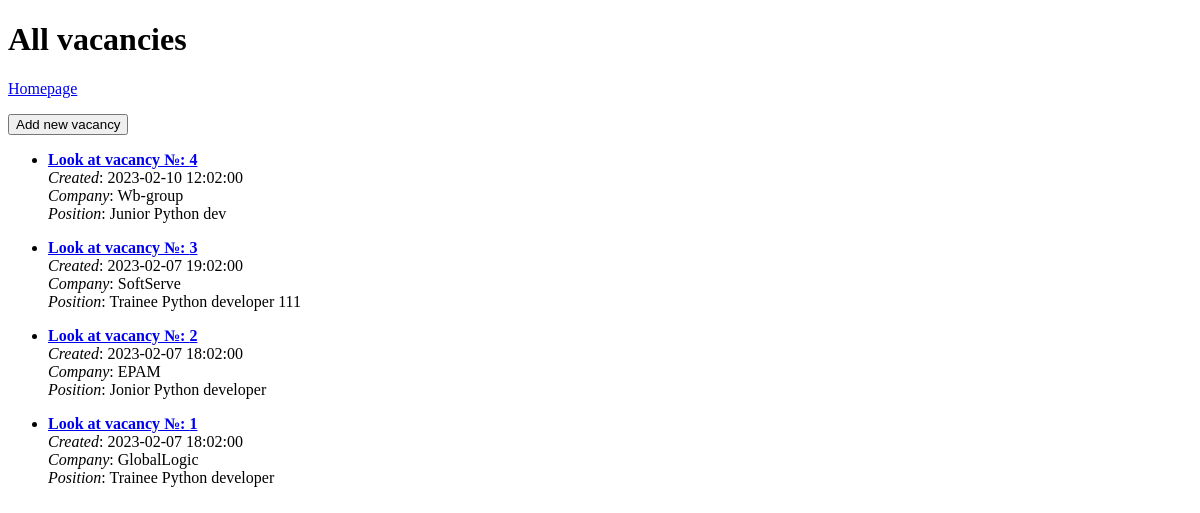
Before: /vacancies with the older database file.
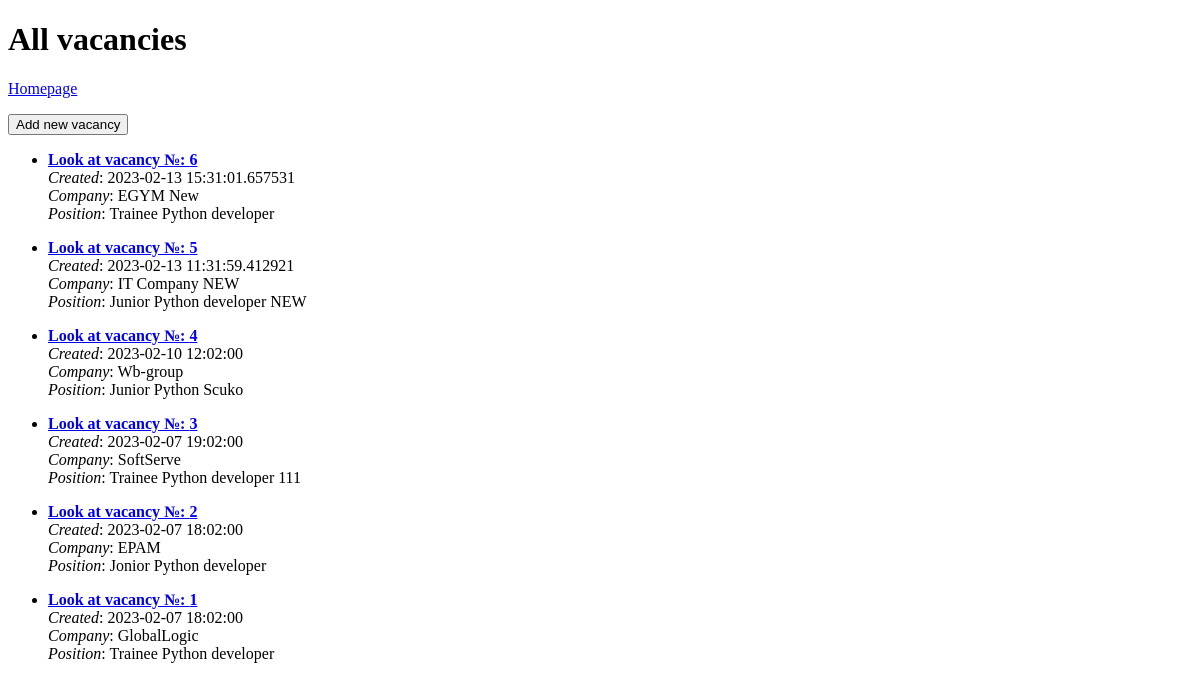
After: the same page with the newer database file.
### models.py (models this page shows, shortened)
class Vacancy(Base):
    __tablename__ = 'vacancy'
    id = Column(Integer, primary_key=True, autoincrement=True)
    creation_date = Column(DateTime, default=datetime.utcnow())
    user_id = Column(Integer, ForeignKey('user.id'), nullable=False)
    position_name = Column(String(120), nullable=False)
    company = Column(String(120), nullable=False)
    contacts_ids = Column(String(120), nullable=True)
    description = Column(Text, nullable=False)
    url = Column(String(150), nullable=True)
    comment = Column(Text, nullable=True)
    status = Column(Integer, nullable=False)

### app.py (the view, shortened to what this page needs)
@app.route('/vacancies', methods=['GET', 'POST'])
def vacancies():
    db.init_db()
    all_vacancies = db.db_session.query(Vacancy).order_by(-Vacancy.id).all()
    return render_template('vacancies.html',
                           title='All vacancies',
                           vacancies=all_vacancies)

### templates/vacancies.html (shortened to what this page needs)
{% extends 'base.html' %}
{% block body %}
<h1>{{title}}</h1>
    <p><a href="/">Homepage</a></p>
    <p><button onclick="show_vacancy_form()" id="new_vacancy_button">Add new vacancy</button></p>
    <div>
        {% for vacancy in vacancies %}
            <ul>
                <li><a href="/vacancy/{{ vacancy['id'] }}"><b>Look at vacancy №: {{vacancy['id']}}</b></a></li>
                <i>Created</i>: {{vacancy['creation_date']}}<br>
                <i>Company</i>: {{vacancy['company']}}<br>
                <i>Position</i>: {{vacancy['position_name']}}<br>
            </ul>
        {% endfor %}
    </div>
{% endblock %}

### templates/base.html (shortened to what this page needs)
<!doctype html>
<html lang="en">
<head>
</head>
<body>
{% block body %}
{% endblock %}
</body>
</html>

Changed rows visible on the page:
added Vacancy: id "6", creation_date "2023-02-13 15:31:01.657531", company "EGYM New", position_name "Trainee Python developer"
added Vacancy: id "5", creation_date "2023-02-13 11:31:59.412921", company "IT Company NEW", position_name "Junior Python developer NEW"
changed Vacancy "Wb-group": position_name "Junior Python dev" → "Junior Python Scuko"
